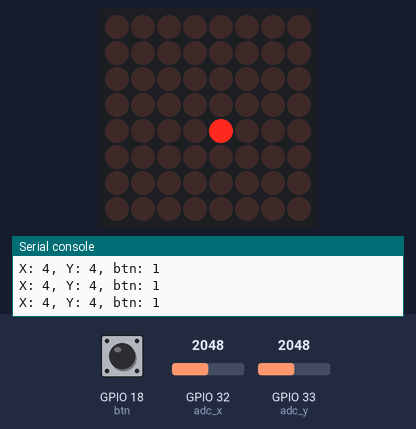
Recording of a program running on a simulated ESP32 board running MicroPython. On the bench: 8×8 LED matrix, the last lines printed to the serial console. The test bench sets the inputs (shaded band); at power-on: GPIO 32 (adc_x) = 2048, GPIO 33 (adc_y) = 2048, GPIO 18 (btn) HIGH (analog values on the 0–4095 scale). Library files of the repository ran but are not shown: max7219.py.

Above: at 1.2 s.
1.3 s: GPIO 32 (adc_x) set to 2866
At 1.6 s:
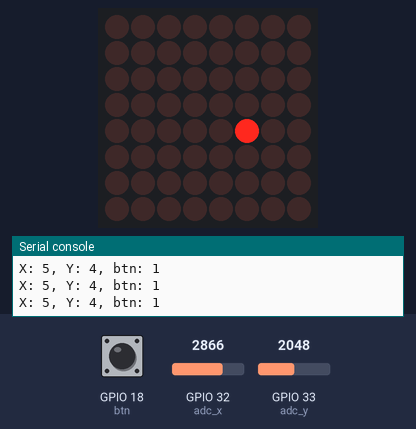
2.8 s: GPIO 33 (adc_y) set to 2866
At 3.3 s:
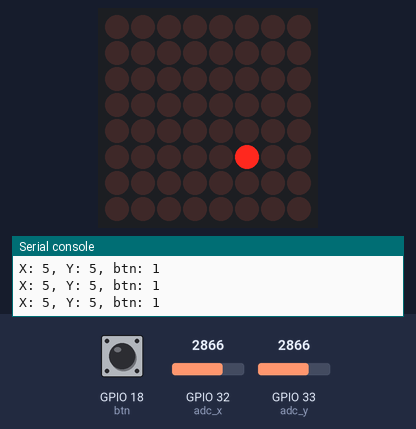
4.3 s: GPIO 32 (adc_x) set to 3603
At 4.9 s:
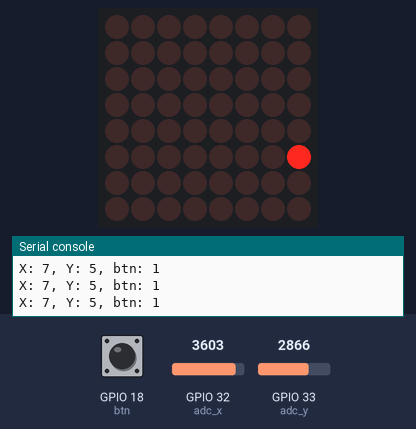
5.8 s: GPIO 33 (adc_y) set to 3603
At 6.5 s:
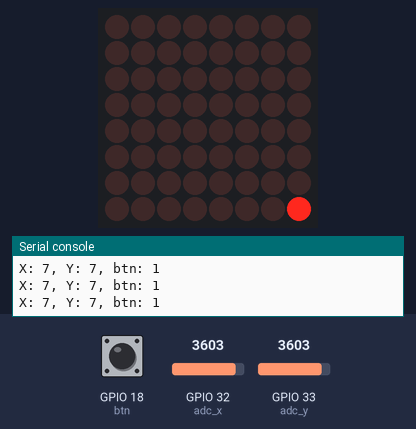
7.3 s: GPIO 32 (adc_x) set to 2047
At 8.1 s:
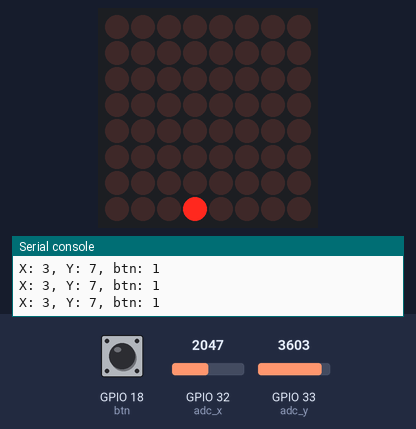
8.8 s: GPIO 33 (adc_y) set to 2047
At 9.8 s:
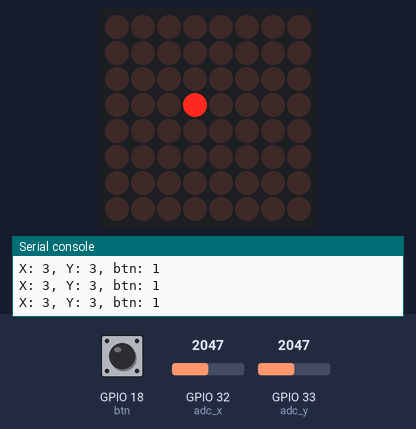
Timing chart, 0 to 11.3 s (numbered marks = the images above; inputs shaded):
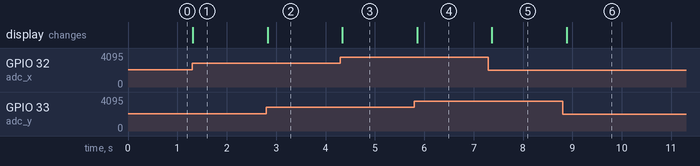

The program:

s_yaogan_dianzhentu.py
```python
from machine import ADC, Pin, SPI
import time
import max7219

# 创建两个ADC对象,分别对应X轴和Y轴
adc_x = ADC(Pin(32))
adc_y = ADC(Pin(33))

# 设置ADC的衰减,以扩大测量范围
adc_x.atten(ADC.ATTN_11DB)
adc_y.atten(ADC.ATTN_11DB)

btn = Pin(18, Pin.IN, Pin.PULL_UP)

# 初始化SPI和MAX7219
spi = SPI(1, baudrate=10000000, polarity=1, phase=0, sck=Pin(2), mosi=Pin(16))
ss = Pin(4, Pin.OUT)

display = max7219.Matrix8x8(spi, ss, 1)
# spi = SPI(1, baudrate=10000000, polarity=0, phase=0)
# cs = Pin(4, Pin.OUT)
# display = max7219.Matrix8x8(spi, cs, 1)  # 假设使用1个8x8点阵


while True:
    # 读取X轴和Y轴的ADC值
    x_value = adc_x.read()
    y_value = adc_y.read()

    # 将ADC值映射到0到7的范围（适合8x8点阵）
    x_mapped = min(7, max(0, int((x_value - 0) * 8 / 4095)))
    y_mapped = min(7, max(0, int((y_value - 0) * 8 / 4095)))

    print(f"X: {x_mapped}, Y: {y_mapped}, btn: {btn.value()}")

    # 清除显示
    display.fill(0)
    # 在点阵上显示点
    display.pixel(x_mapped, y_mapped, 1)
    # 更新显示
    display.show()

    time.sleep(0.1)  # 每0.1秒读取一次数据
```

Measured:
- after the input at 1.3 s, the display: changes at once (image 1)
- after the input at 2.8 s, the display: changes at once (image 2)
- after the input at 4.3 s, the display: changes at once (image 3)
- after the input at 5.8 s, the display: changes after 0.05 s (image 4)
- after the input at 7.3 s, the display: changes after 0.07 s (image 5)
- after the input at 8.8 s, the display: changes after 0.08 s (image 6)
